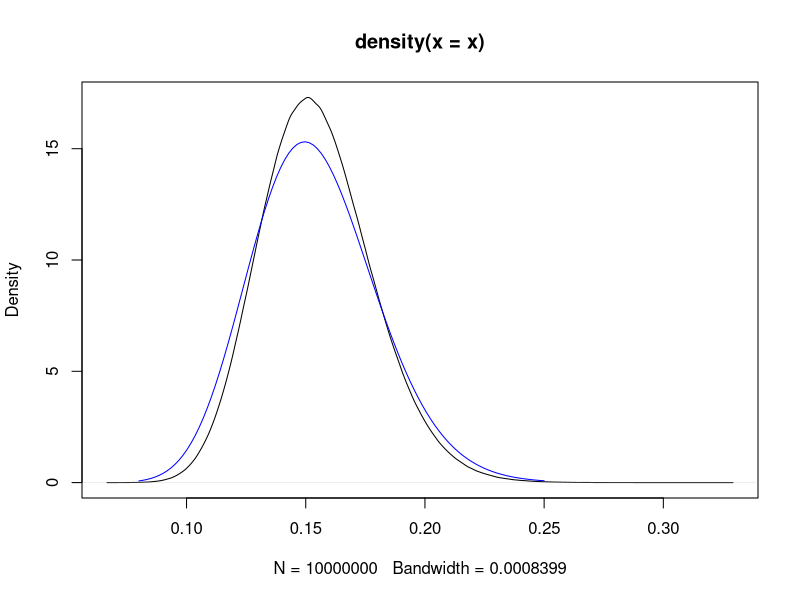
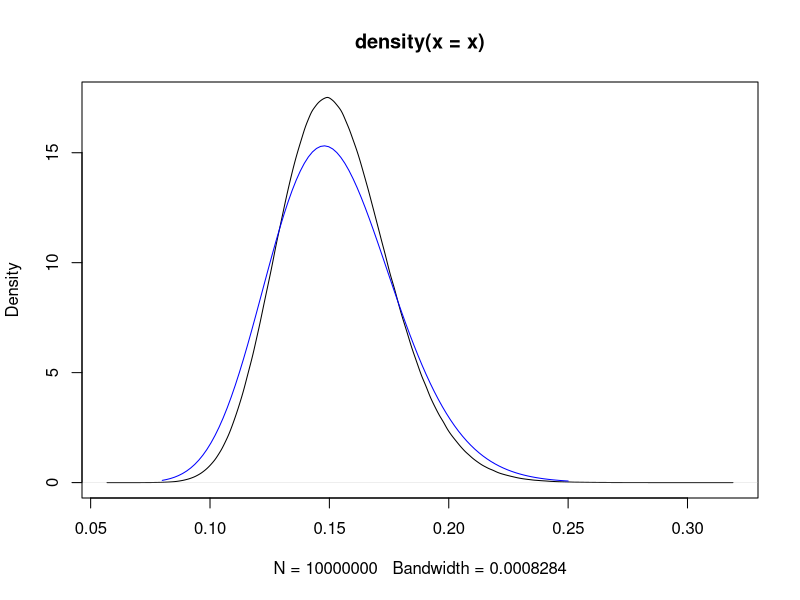
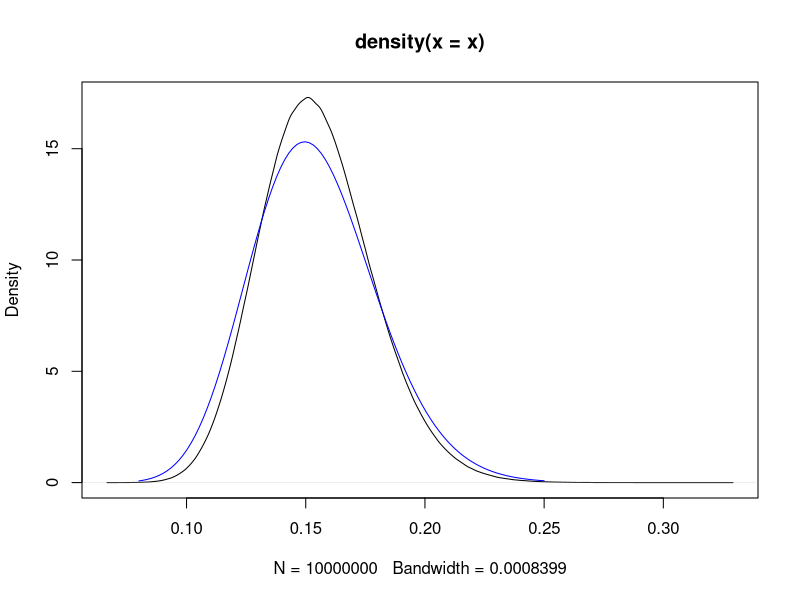
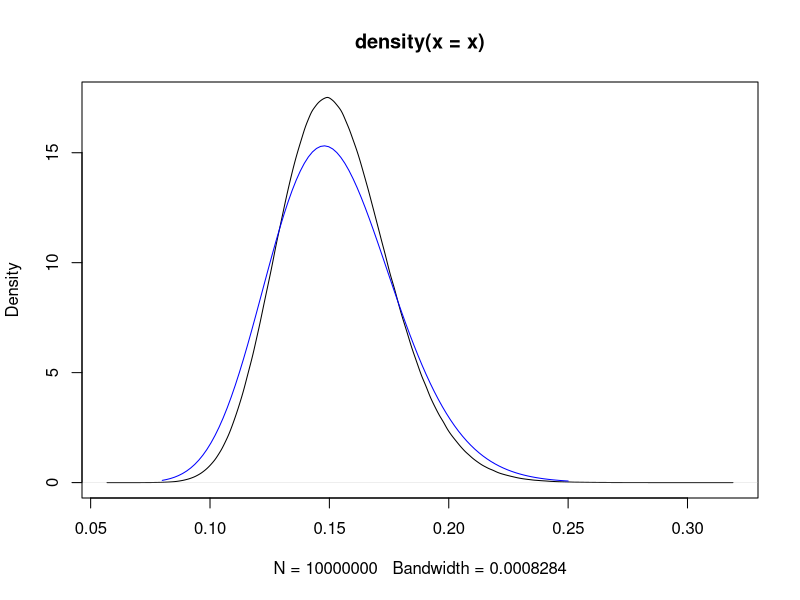
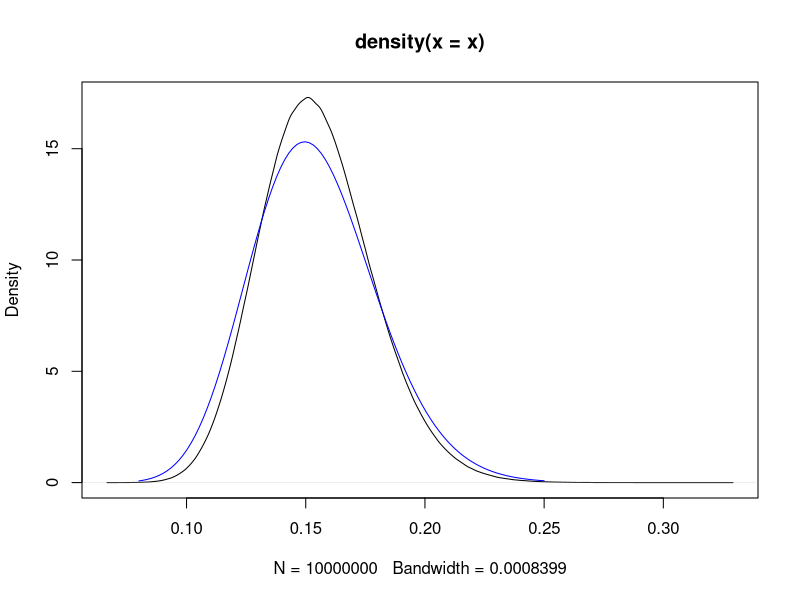
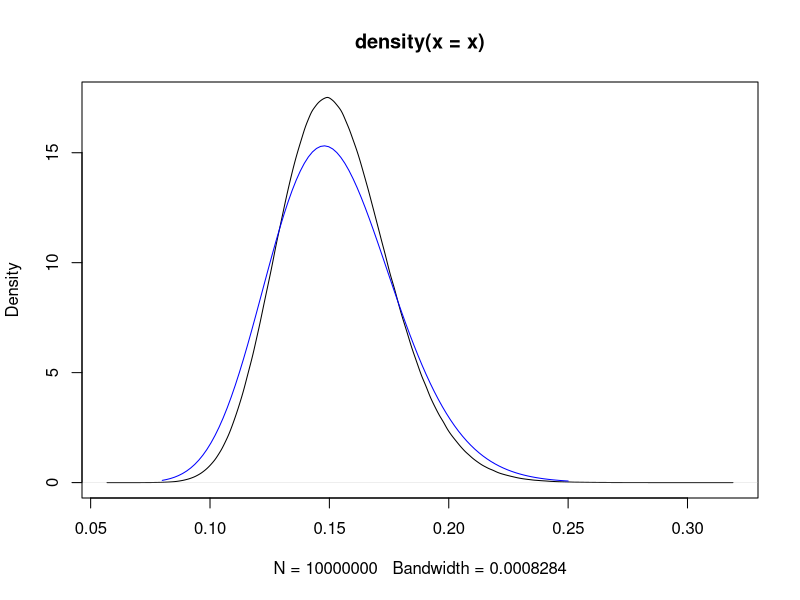

Reproduce these figures in R, in order. (Note: this script raises an error after producing the figures.)
## ---- chunk 1

times <- read.csv("../Data/GLMMData.csv")
colnames(times) <- c("Venue", "Type", "Time", "RxnTime", "Gender", "Heat")
with2022 <- subset(times, (Type == "F" | Type == "S") & 
                       Gender == "M" & Time != 'DQ')
without2022 <- subset(times, (Type == "F" | Type == "S") & 
                           Gender == "M" & Time != 'DQ' & Venue != 2022)
## ---- chunk 2
library(lme4)
without2022_one_gamma_log <- glm(RxnTime ~ 1, data = without2022, 
                                    family = Gamma(link = "log"))
with2022_one_gamma_log <- glm(RxnTime ~ 1, data = with2022, 
                                family = Gamma(link = "log"))
## ---- chunk 3
without2022_venue_gamma_log <- glmer(RxnTime ~ (1|Venue), data = without2022, 
                                       family = Gamma(link = "log"))
with2022_venue_gamma_log <- glmer(RxnTime ~ (1|Venue), data = with2022, 
                                   family = Gamma(link = "log"))
## ---- chunk 4
without2022_heat_gamma_log <-glmer(RxnTime ~ (1 | Heat), data = without2022, 
                             family = Gamma(link = "log"))
with2022_heat_gamma_log <-glmer(RxnTime ~ (1 | Heat), data = with2022, 
                         family = Gamma(link = "log"))
## ---- chunk 5
without2022_two_effect_gamma_log <- glmer(RxnTime ~ (1 | Venue) + (1 | Heat), 
                                   data = without2022,
                                   family = Gamma(link = "log"))
with2022_two_effect_gamma_log <- glmer(RxnTime ~ (1 | Venue) + (1 | Heat), 
                               data = with2022,
                               family = Gamma(link = "log"))
## ---- chunk 6
summary(with2022_venue_gamma_log)
summary(without2022_venue_gamma_log)
## ---- chunk 7
summary(with2022_heat_gamma_log)
summary(without2022_heat_gamma_log)
## ---- chunk 8
summary(with2022_two_effect_gamma_log)
summary(without2022_two_effect_gamma_log)
## ---- chunk 9
anova(with2022_heat_gamma_log, with2022_two_effect_gamma_log)
## ---- chunk 10
anova(with2022_venue_gamma_log, with2022_two_effect_gamma_log)
## ---- chunk 11
sim_two_effect_time <- function(model, base, RxnTime) {
  simfit <- function(model, n = 10000000) {
    vc <- as.data.frame(VarCorr(model))
    sd_Venue <- vc$sdcor[1]
    sd_Venue_heat <- vc$sdcor[2]
    
    z1 <- rnorm(n, sd = sd_Venue)
    z2 <- rnorm(n, sd = sd_Venue_heat)
    
    shape <- 1 / sigma(model)^2
    mu <- exp(fixef(model) + z1 + z2)
    
    x <- rgamma(n, shape = shape, scale = mu / shape)
    x
  }
  
  sbase <- summary(base)
  x <- simfit(model)
  print(mean(x < RxnTime))
  #print(quantile(x, prob = c(0.00001, 0.0001, 0.0005, 0.001)))
  ## compare with and without random effect
  plot(density(x))  # with random effects
  curve(dgamma(x, shape = 1 / sbase$dispersion, 
               scale = exp(coef(base)) * sbase$dispersion), 
        0.08, 0.25, add = TRUE, col = "blue")  # fixed effect only
}
## ---- chunk 12
set.seed(1)
sim_two_effect_time(without2022_two_effect_gamma_log,
                    without2022_one_gamma_log, 0.1)
sim_two_effect_time(with2022_two_effect_gamma_log,
                    with2022_one_gamma_log, 0.1)
## ---- chunk 13
set.seed(1)
sim_two_effect_time(without2022_two_effect_gamma_log,
                    without2022_one_gamma_log, 0.09)
sim_two_effect_time(with2022_two_effect_gamma_log,
                    with2022_one_gamma_log, 0.09)
## ---- chunk 14
set.seed(1)
sim_two_effect_time(without2022_two_effect_gamma_log,
                    without2022_one_gamma_log, 0.08)
sim_two_effect_time(with2022_two_effect_gamma_log,
                    with2022_one_gamma_log, 0.08)
## ---- chunk 15
sim_two_effect_prob <- function(model, base, prob) {
  simfit <- function(model, n = 10000000) {
    vc <- as.data.frame(VarCorr(model))
    sd_Venue <- vc$sdcor[1]
    sd_Venue_heat <- vc$sdcor[2]
    
    z1 <- rnorm(n, sd = sd_Venue)
    z2 <- rnorm(n, sd = sd_Venue_heat)
    
    shape <- 1 / sigma(model)^2
    mu <- exp(fixef(model) + z1 + z2)
    
    x <- rgamma(n, shape = shape, scale = mu / shape)
    x
  }
  
  sbase <- summary(base)
  x <- simfit(model)
  print(quantile(x, probs = prob))
}
## ---- chunk 16
#9
set.seed(1)
sim_two_effect_prob(without2022_two_effect_gamma_log,
                    without2022_one_gamma_log, 0.001)
sim_two_effect_prob(with2022_two_effect_gamma_log,
                    with2022_one_gamma_log, 0.001)
## ---- chunk 17
set.seed(1)
sim_two_effect_prob(without2022_two_effect_gamma_log,
                    without2022_one_gamma_log, 0.0001)
sim_two_effect_prob(with2022_two_effect_gamma_log,
                    with2022_one_gamma_log, 0.0001)
## ---- chunk 18
times <- read.csv("../Data/GLMMData.csv")
colnames(times) <- c("Venue", "Type", "Time", "RxnTime", "Gender", "Heat", "Event")
dash_2022 <- subset(times, (Type == "F" | Type == "S") & Gender == "M" & (Time != 'DQ' | Time != "DNS")
                   & Event == "Dash")
dash_no_2022 <- subset(times, (Type == "F" | Type == "S") & Gender == "M" & (Time != 'DQ' | Time != "DNS")
                   & Event == "Dash" & Venue != 2022)
## ---- chunk 19
library(tidyverse)
dash_2022 <- times |>
  filter(Type == "F" | Type == "S") |>
  filter(Gender == "M") |>
  filter(Time != "DNS") |>
  filter(RxnTime != 0) |>
  mutate(RxnTime = ifelse(RxnTime < 0.1, 0.1, RxnTime))

dash_no_2022 <- times |>
  filter(Venue != 2022) |>
  filter(Type == "F" | Type == "S") |>
  filter(Gender == "M") |>
  filter(Time != "DNS") |>
  filter(RxnTime != 0) |>
  mutate(RxnTime = ifelse(RxnTime < 0.1, 0.1, RxnTime))
## ---- chunk 20
library(lme4)
dash_no_2022_one_gamma_log <- glm(RxnTime ~ 1, data = dash_no_2022, 
                                    family = Gamma(link = "log"))
dash_2022_one_gamma_log <- glm(RxnTime ~ 1, data = dash_2022, 
                                family = Gamma(link = "log"))
## ---- chunk 21
dash_no_20222022_venue_gamma_log <- glmer(RxnTime ~ (1|Venue), data = dash_no_2022, 
                                       family = Gamma(link = "log"))
dash_2022_venue_gamma_log <- glmer(RxnTime ~ (1|Venue), data = dash_2022, 
                                   family = Gamma(link = "log"))
## ---- chunk 22
dash_no_2022_heat_gamma_log <-glmer(RxnTime ~ (1 | Heat), data = dash_no_2022, 
                             family = Gamma(link = "log"))
dash_2022_heat_gamma_log <-glmer(RxnTime ~ (1 | Heat), data = dash_2022, 
                         family = Gamma(link = "log"))
## ---- chunk 23
dash_no_2022_two_effect_gamma_log <- glmer(RxnTime ~ (1 | Venue) + (1 | Heat), 
                                   data = dash_no_2022,
                                   family = Gamma(link = "log"))
dash_2022_two_effect_gamma_log <- glmer(RxnTime ~ (1 | Venue) + (1 | Heat), 
                               data = dash_2022,
                               family = Gamma(link = "log"))
## ---- chunk 24
sim_two_effect_time(dash_no_2022_two_effect_gamma_log,
                    dash_no_2022_one_gamma_log, 0.1)
sim_two_effect_time(dash_2022_two_effect_gamma_log,
                    dash_2022_one_gamma_log, 0.1)
